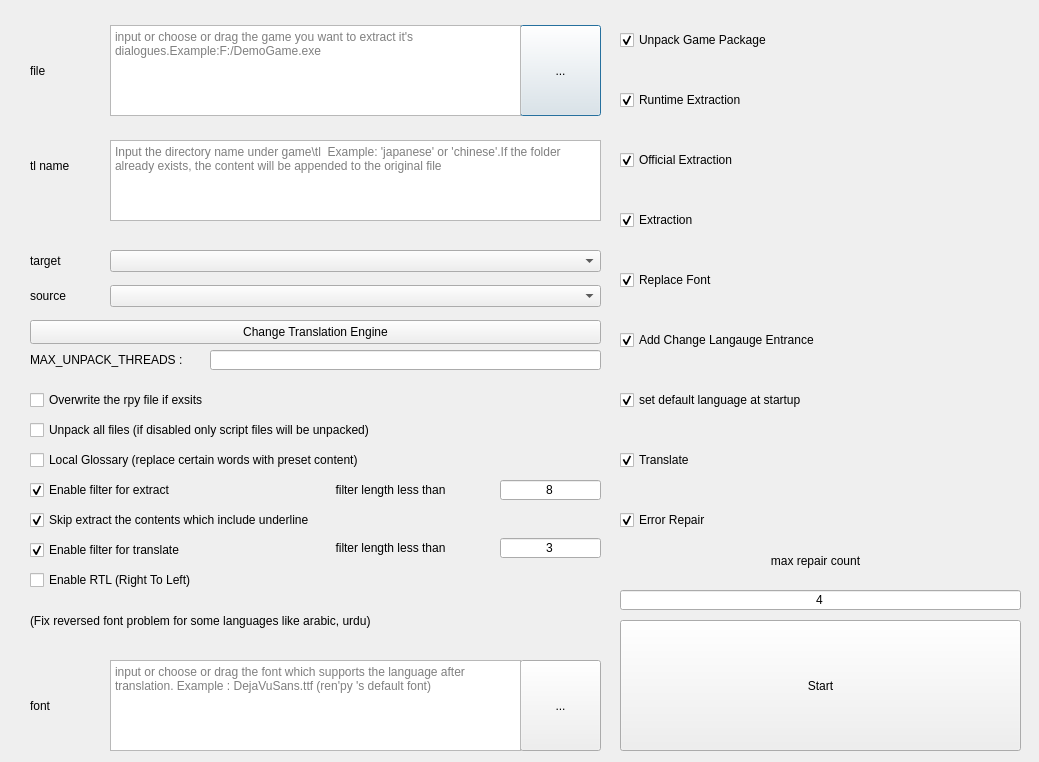
<?xml version="1.0" encoding="UTF-8"?>
<ui version="4.0">
 <class>OneKeyTranslateDialog</class>
 <widget class="QDialog" name="OneKeyTranslateDialog">
  <property name="geometry">
   <rect>
    <x>0</x>
    <y>0</y>
    <width>1039</width>
    <height>762</height>
   </rect>
  </property>
  <property name="windowTitle">
   <string>One Key Translate</string>
  </property>
  <widget class="QPushButton" name="selectFileBtn">
   <property name="geometry">
    <rect>
     <x>520</x>
     <y>25</y>
     <width>81</width>
     <height>91</height>
    </rect>
   </property>
   <property name="text">
    <string>...</string>
   </property>
  </widget>
  <widget class="QTextEdit" name="selectFileText">
   <property name="geometry">
    <rect>
     <x>110</x>
     <y>25</y>
     <width>411</width>
     <height>91</height>
    </rect>
   </property>
   <property name="toolTip">
    <string/>
   </property>
   <property name="placeholderText">
    <string>input or choose or drag the game you want to extract it's dialogues.Example:F:/DemoGame.exe</string>
   </property>
  </widget>
  <widget class="QTextEdit" name="tlNameText">
   <property name="geometry">
    <rect>
     <x>110</x>
     <y>140</y>
     <width>491</width>
     <height>81</height>
    </rect>
   </property>
   <property name="placeholderText">
    <string>Input the directory name under game\tl  Example: 'japanese' or 'chinese'.If the folder already exists, the content will be appended to the original file</string>
   </property>
  </widget>
  <widget class="QLabel" name="label_8">
   <property name="geometry">
    <rect>
     <x>30</x>
     <y>150</y>
     <width>71</width>
     <height>31</height>
    </rect>
   </property>
   <property name="text">
    <string>tl name</string>
   </property>
   <property name="wordWrap">
    <bool>true</bool>
   </property>
  </widget>
  <widget class="QLabel" name="label">
   <property name="geometry">
    <rect>
     <x>30</x>
     <y>40</y>
     <width>71</width>
     <height>61</height>
    </rect>
   </property>
   <property name="text">
    <string>file</string>
   </property>
   <property name="wordWrap">
    <bool>true</bool>
   </property>
  </widget>
  <widget class="QLabel" name="label_9">
   <property name="geometry">
    <rect>
     <x>30</x>
     <y>245</y>
     <width>41</width>
     <height>31</height>
    </rect>
   </property>
   <property name="text">
    <string>target</string>
   </property>
  </widget>
  <widget class="QPushButton" name="changeTranslationEngineButton">
   <property name="geometry">
    <rect>
     <x>30</x>
     <y>320</y>
     <width>571</width>
     <height>24</height>
    </rect>
   </property>
   <property name="text">
    <string>Change Translation Engine</string>
   </property>
  </widget>
  <widget class="QComboBox" name="targetComboBox">
   <property name="geometry">
    <rect>
     <x>110</x>
     <y>250</y>
     <width>491</width>
     <height>22</height>
    </rect>
   </property>
  </widget>
  <widget class="QComboBox" name="sourceComboBox">
   <property name="geometry">
    <rect>
     <x>110</x>
     <y>285</y>
     <width>491</width>
     <height>22</height>
    </rect>
   </property>
  </widget>
  <widget class="QLabel" name="label_10">
   <property name="geometry">
    <rect>
     <x>30</x>
     <y>280</y>
     <width>41</width>
     <height>31</height>
    </rect>
   </property>
   <property name="text">
    <string>source</string>
   </property>
  </widget>
  <widget class="QCheckBox" name="localGlossaryCheckBox">
   <property name="geometry">
    <rect>
     <x>30</x>
     <y>450</y>
     <width>571</width>
     <height>20</height>
    </rect>
   </property>
   <property name="text">
    <string>Local Glossary (replace certain words with preset content)</string>
   </property>
  </widget>
  <widget class="QPushButton" name="selectFontBtn">
   <property name="geometry">
    <rect>
     <x>520</x>
     <y>660</y>
     <width>81</width>
     <height>91</height>
    </rect>
   </property>
   <property name="text">
    <string>...</string>
   </property>
  </widget>
  <widget class="QLabel" name="label_4">
   <property name="geometry">
    <rect>
     <x>30</x>
     <y>690</y>
     <width>71</width>
     <height>31</height>
    </rect>
   </property>
   <property name="text">
    <string>font</string>
   </property>
   <property name="wordWrap">
    <bool>true</bool>
   </property>
  </widget>
  <widget class="QTextEdit" name="selectFontText">
   <property name="geometry">
    <rect>
     <x>110</x>
     <y>660</y>
     <width>411</width>
     <height>91</height>
    </rect>
   </property>
   <property name="placeholderText">
    <string>input or choose or drag the font which supports the language after translation. Example : DejaVuSans.ttf (ren'py 's default font)</string>
   </property>
  </widget>
  <widget class="QCheckBox" name="unpackCheckBox">
   <property name="geometry">
    <rect>
     <x>620</x>
     <y>30</y>
     <width>411</width>
     <height>20</height>
    </rect>
   </property>
   <property name="text">
    <string>Unpack Game Package</string>
   </property>
   <property name="checked">
    <bool>true</bool>
   </property>
  </widget>
  <widget class="QCheckBox" name="runtimeExtractionCheckBox">
   <property name="geometry">
    <rect>
     <x>620</x>
     <y>90</y>
     <width>411</width>
     <height>20</height>
    </rect>
   </property>
   <property name="text">
    <string>Runtime Extraction</string>
   </property>
   <property name="checked">
    <bool>true</bool>
   </property>
  </widget>
  <widget class="QCheckBox" name="extractionCheckBox">
   <property name="geometry">
    <rect>
     <x>620</x>
     <y>210</y>
     <width>411</width>
     <height>20</height>
    </rect>
   </property>
   <property name="text">
    <string>Extraction</string>
   </property>
   <property name="checked">
    <bool>true</bool>
   </property>
  </widget>
  <widget class="QCheckBox" name="replaceFontCheckBox">
   <property name="geometry">
    <rect>
     <x>620</x>
     <y>270</y>
     <width>411</width>
     <height>20</height>
    </rect>
   </property>
   <property name="text">
    <string>Replace Font</string>
   </property>
   <property name="checked">
    <bool>true</bool>
   </property>
  </widget>
  <widget class="QCheckBox" name="addEntranceCheckBox">
   <property name="geometry">
    <rect>
     <x>620</x>
     <y>330</y>
     <width>411</width>
     <height>20</height>
    </rect>
   </property>
   <property name="text">
    <string>Add Change Langauge Entrance</string>
   </property>
   <property name="checked">
    <bool>true</bool>
   </property>
  </widget>
  <widget class="QCheckBox" name="translateCheckBox">
   <property name="geometry">
    <rect>
     <x>620</x>
     <y>450</y>
     <width>411</width>
     <height>20</height>
    </rect>
   </property>
   <property name="text">
    <string>Translate</string>
   </property>
   <property name="checked">
    <bool>true</bool>
   </property>
  </widget>
  <widget class="QCheckBox" name="filterCheckBox">
   <property name="geometry">
    <rect>
     <x>30</x>
     <y>480</y>
     <width>261</width>
     <height>20</height>
    </rect>
   </property>
   <property name="text">
    <string>Enable filter for extract</string>
   </property>
   <property name="checked">
    <bool>true</bool>
   </property>
  </widget>
  <widget class="QLineEdit" name="filterLengthLineEdit">
   <property name="geometry">
    <rect>
     <x>500</x>
     <y>480</y>
     <width>101</width>
     <height>20</height>
    </rect>
   </property>
   <property name="text">
    <string notr="true">8</string>
   </property>
   <property name="alignment">
    <set>Qt::AlignCenter</set>
   </property>
  </widget>
  <widget class="QLabel" name="label_14">
   <property name="geometry">
    <rect>
     <x>290</x>
     <y>482</y>
     <width>201</width>
     <height>16</height>
    </rect>
   </property>
   <property name="text">
    <string>filter length less than</string>
   </property>
   <property name="alignment">
    <set>Qt::AlignCenter</set>
   </property>
  </widget>
  <widget class="QPushButton" name="startButton">
   <property name="geometry">
    <rect>
     <x>620</x>
     <y>620</y>
     <width>401</width>
     <height>131</height>
    </rect>
   </property>
   <property name="text">
    <string>Start</string>
   </property>
  </widget>
  <widget class="QCheckBox" name="officialExtractionCheckBox">
   <property name="geometry">
    <rect>
     <x>620</x>
     <y>150</y>
     <width>411</width>
     <height>20</height>
    </rect>
   </property>
   <property name="text">
    <string>Official Extraction</string>
   </property>
   <property name="checked">
    <bool>true</bool>
   </property>
  </widget>
  <widget class="QCheckBox" name="filterCheckBox_2">
   <property name="geometry">
    <rect>
     <x>30</x>
     <y>540</y>
     <width>261</width>
     <height>20</height>
    </rect>
   </property>
   <property name="text">
    <string>Enable filter for translate</string>
   </property>
   <property name="checked">
    <bool>true</bool>
   </property>
  </widget>
  <widget class="QLineEdit" name="filterLengthLineEdit_2">
   <property name="geometry">
    <rect>
     <x>500</x>
     <y>538</y>
     <width>101</width>
     <height>20</height>
    </rect>
   </property>
   <property name="text">
    <string notr="true">3</string>
   </property>
   <property name="alignment">
    <set>Qt::AlignCenter</set>
   </property>
  </widget>
  <widget class="QLabel" name="label_15">
   <property name="geometry">
    <rect>
     <x>290</x>
     <y>540</y>
     <width>201</width>
     <height>16</height>
    </rect>
   </property>
   <property name="text">
    <string>filter length less than</string>
   </property>
   <property name="alignment">
    <set>Qt::AlignCenter</set>
   </property>
  </widget>
  <widget class="QCheckBox" name="underlineCheckBox">
   <property name="geometry">
    <rect>
     <x>30</x>
     <y>510</y>
     <width>581</width>
     <height>20</height>
    </rect>
   </property>
   <property name="text">
    <string>Skip extract the contents which include underline</string>
   </property>
   <property name="checked">
    <bool>true</bool>
   </property>
  </widget>
  <widget class="QLineEdit" name="maxThreadsLineEdit">
   <property name="geometry">
    <rect>
     <x>210</x>
     <y>350</y>
     <width>391</width>
     <height>20</height>
    </rect>
   </property>
   <property name="placeholderText">
    <string notr="true"/>
   </property>
  </widget>
  <widget class="QLabel" name="label_2">
   <property name="geometry">
    <rect>
     <x>30</x>
     <y>352</y>
     <width>161</width>
     <height>16</height>
    </rect>
   </property>
   <property name="text">
    <string notr="true">MAX_UNPACK_THREADS : </string>
   </property>
  </widget>
  <widget class="QCheckBox" name="overwriteCheckBox">
   <property name="geometry">
    <rect>
     <x>30</x>
     <y>390</y>
     <width>571</width>
     <height>20</height>
    </rect>
   </property>
   <property name="text">
    <string>Overwrite the rpy file if exsits</string>
   </property>
  </widget>
  <widget class="QCheckBox" name="unpackAllCheckBox">
   <property name="geometry">
    <rect>
     <x>30</x>
     <y>420</y>
     <width>561</width>
     <height>20</height>
    </rect>
   </property>
   <property name="text">
    <string>Unpack all files (if disabled only script files will be unpacked)</string>
   </property>
   <property name="checked">
    <bool>false</bool>
   </property>
  </widget>
  <widget class="QCheckBox" name="rtlCheckBox">
   <property name="geometry">
    <rect>
     <x>30</x>
     <y>570</y>
     <width>591</width>
     <height>20</height>
    </rect>
   </property>
   <property name="cursor">
    <cursorShape>ArrowCursor</cursorShape>
   </property>
   <property name="toolTip">
    <string/>
   </property>
   <property name="text">
    <string>Enable RTL (Right To Left)</string>
   </property>
  </widget>
  <widget class="QLabel" name="label_3">
   <property name="geometry">
    <rect>
     <x>30</x>
     <y>590</y>
     <width>591</width>
     <height>61</height>
    </rect>
   </property>
   <property name="text">
    <string>(Fix reversed font problem for some languages like arabic, urdu)</string>
   </property>
   <property name="wordWrap">
    <bool>true</bool>
   </property>
  </widget>
  <widget class="QCheckBox" name="setDefaultLanguageCheckBox">
   <property name="geometry">
    <rect>
     <x>620</x>
     <y>390</y>
     <width>821</width>
     <height>20</height>
    </rect>
   </property>
   <property name="text">
    <string>set default language at startup</string>
   </property>
   <property name="checked">
    <bool>true</bool>
   </property>
  </widget>
  <widget class="QCheckBox" name="errorRepairCheckBox">
   <property name="geometry">
    <rect>
     <x>620</x>
     <y>510</y>
     <width>411</width>
     <height>20</height>
    </rect>
   </property>
   <property name="text">
    <string>Error Repair</string>
   </property>
   <property name="checked">
    <bool>true</bool>
   </property>
  </widget>
  <widget class="QLineEdit" name="maxRecursionLineEdit">
   <property name="geometry">
    <rect>
     <x>620</x>
     <y>590</y>
     <width>401</width>
     <height>20</height>
    </rect>
   </property>
   <property name="text">
    <string notr="true">4</string>
   </property>
   <property name="alignment">
    <set>Qt::AlignCenter</set>
   </property>
  </widget>
  <widget class="QLabel" name="label_5">
   <property name="geometry">
    <rect>
     <x>620</x>
     <y>540</y>
     <width>391</width>
     <height>41</height>
    </rect>
   </property>
   <property name="text">
    <string>max repair count</string>
   </property>
   <property name="alignment">
    <set>Qt::AlignCenter</set>
   </property>
   <property name="wordWrap">
    <bool>true</bool>
   </property>
  </widget>
 </widget>
 <resources/>
 <connections/>
</ui>
